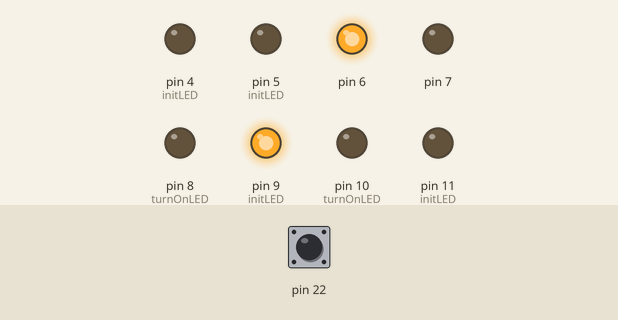
Recording of a program running on a simulated Arduino Mega 2560, built with avr-gcc and run on an emulated ATmega2560. On the bench: output pins drawn as LEDs (lit = HIGH). The test bench sets the inputs (shaded band); at power-on: pin 22 HIGH.

Above: at 1.05 s.
1.1 s: pin 22 pulled LOW for 3.2 s
At 2.1 s:
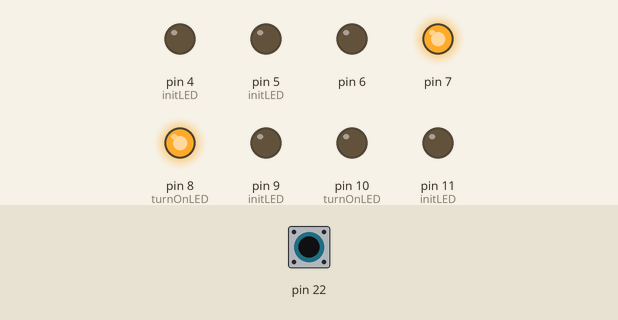
At 4.4 s:
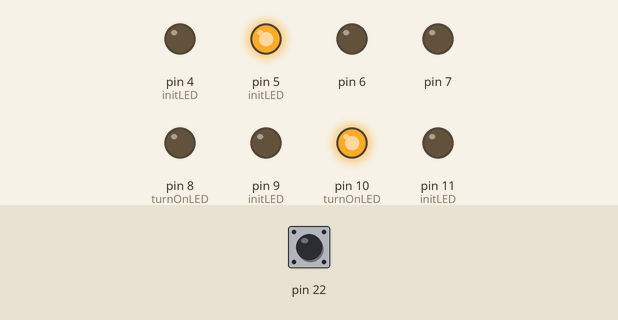
Timing chart, 0 to 11.8 s (numbered marks = the images above; inputs shaded):
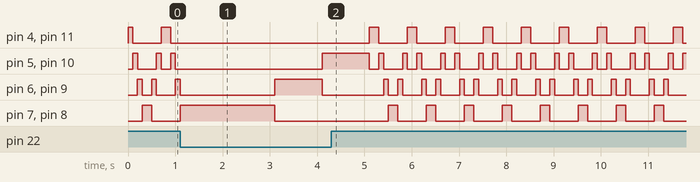

The program:

main.cpp
```cpp
// Author: Jorge Del Rio
// Net ID: 23642921
// Date: August 28,2023
// Assignment: Lab 1
//----------------------------------------------------------------------//
#include <Arduino.h>
#include <avr/io.h>
#include <util/delay.h>
#include "led.h"
#include "switch.h"

#define Short_Delay 100
#define Long_Delay 1000

int main(){
  //initialized LEDs and switch ---> (button)
  initLED();
  initSwitch();

  // starting LED cycle at pin 11
  unsigned int led = 11;

  while(1){
    //If button is pressed, delay increases
    if (!(PINA & (1<<PINA0))) {
      //turing on LEDs and when LED reaches the center, starts at center and cycles backwards
      Serial.println("Button was pressed");
      runLED(led);
      _delay_ms(Long_Delay);
      led--;
      if(led < 4){
        led = 11;
      }
    }
    // else if button is released, delay decreases
    else{
      //turing on LEDs and when LED reaches the center, starts at center and cycles backwards
      runLED(led);
      _delay_ms(Short_Delay);
      led--;
      if(led < 4){
        led = 11;
      }
  }
  }
return 0;
}
```

led.cpp
```cpp
// Author: Jorge Del Rio
// Net ID: 23642921
// Date: August 28,2023
// Assignment: Lab 1
//----------------------------------------------------------------------//
#include <avr/io.h>
#include <Arduino.h>
#include <util/delay.h>
#include "led.h"


// initLED which returns void and takes no parameters
void initLED(){
    //initialized DDRs for the pin and ports being used
    DDRB |= ((1 << DDB5) | (1 << DDB4));
    DDRH |= ((1 << DDH6) | (1 << DDH5) | (1 << DDH4) | (1 << DDH3));
    DDRE |= (1 << DDE3);
    DDRG |= (1 << DDG5);

}

// turnOnLED which returns void and takes in an unsigned int parameter called led
void turnOnLED(unsigned int led){
    // switch case that turns on opposite LEDs going from outer to inner and backwards
    switch (led)
    {
    case 11:
        PORTB |= (1 << PORTB5);
        PORTG |= (1 << PORTG5);
        Serial.println("Pin 11 and Pin 4 are on");
        break;
    case 10:
        PORTB |= (1 << PORTB4);
        PORTE |= (1 << PORTE3);
        Serial.println("Pin 10 and Pin 5 are on");
        break;
    case 9:
        PORTH |= (1 << PORTH6) | (1 << PORTH3);
        Serial.println("Pin 9 and Pin 6 are on");
        break;
    case 8:
        PORTH |= (1 << PORTH5) | (1 << PORTH4);
        Serial.println("Pin 8 and Pin 7 are on");
        break;
    case 7:
        PORTH |= (1 << PORTH5) | (1 << PORTH4);
        Serial.println("Pin 8 and Pin 7 are on");
        break;
    case 6:
        PORTH |= (1 << PORTH6) | (1 << PORTH3);
        Serial.println("Pin 9 and Pin 6 are on");
        break;
    case 5:
        PORTB |= (1 << PORTB4);
        PORTE |= (1 << PORTE3);
        Serial.println("Pin 10 and Pin 5 are on");
        break;
    case 4:
        PORTB |= (1 << PORTB5);
        PORTG |= (1 << PORTG5);
        Serial.println("Pin 11 and Pin 4 are on");
        break;
    default:
        break;
    }

}

// turnOffLED which returns void and takes in an unsigned int parameter called led
void turnOffLED(unsigned int led){
    // inverse switch case statemetn that turns off LEDs
    switch (led)
    {
    case 11:
        PORTB &= ~(1 << PORTB5);
        PORTG &= ~(1 << PORTG5);
        Serial.println("Pin 11 and 4 are off");
        break;
    case 10:
        PORTB &= ~(1 << PORTB4);
        PORTE &= ~(1 << PORTE3);
        Serial.println("Pin 10 and 5 are off");
        break;
    case 9:
        PORTH &= ~((1 << PORTH6) | (1 << PORTH3));
        Serial.println("Pin 9 and 6 are off");
        break;
    case 8:
        PORTH &= ~((1 << PORTH5) | (1 << PORTH4));
        Serial.println("Pin 8 and 7 are off");
        break;
    case 7:
        PORTH &= ~((1 << PORTH5) | (1 << PORTH4));
        Serial.println("Pin 8 and 7 are off");
        break;
    case 6:
        PORTH &= ~((1 << PORTH6) | (1 << PORTH3));
        Serial.println("Pin 9 and 6 are off");
        break;
    case 5:
        PORTB &= ~(1 << PORTB4);
        PORTE &= ~(1 << PORTE3);
        Serial.println("Pin 10 and 5 are off");
        break;
    case 4:
       PORTB &= ~(1 << PORTB5);
       PORTG &= ~(1 << PORTG5);
       Serial.println("Pin 11 and 4 are off");
        break;
    default:
        PORTB &= ~(1 << PORTB5);
        PORTG &= ~(1 << PORTG5);
        PORTB &= ~(1 << PORTB4);
        PORTE &= ~(1 << PORTE3);
        PORTH &= ~((1 << PORTH6) | (1 << PORTH3));
        PORTH &= ~((1 << PORTH5) | (1 << PORTH4));
        break;
    }
}

// runLED which returns void and takes in an unsigned int parameter called led
void runLED(unsigned int led){
    turnOnLED(led);
    if (led == 11)
    {
        turnOffLED(8);
    }
    else if (led == 7)
    {
        turnOnLED(7);
    }
    else
    {
        turnOffLED(led + 1);
    }


}
```

led.h
```cpp
// Author: Jorge Del Rio
// Net ID: 23642921
// Date: August 28,2023
// Assignment: Lab 1
//----------------------------------------------------------------------//
#ifndef LED_H
#define LED_H

// initLED which returns void and takes no parameters
void initLED();

// turnOnLED which returns void and takes in an unsigned int parameter called led
void turnOnLED(unsigned int led);

// turnOffLED which returns void and takes in an unsigned int parameter called led
void turnOffLED(unsigned int led);

// runLED which returns void and takes in an unsigned int parameter called led
void runLED(unsigned int led);

#endif
```

switch.cpp
```cpp
// Author: Jorge Del Rio
// Net ID: 23642921
// Date: August 28,2023
// Assignment: Lab 1
//----------------------------------------------------------------------//
#include <avr/io.h>

// initSwitch returns void and takes no parameters
void initSwitch(){
    // initialized Data Directional Register on PortA for button
    DDRA &= ~(1 << DDA0);
    PORTA |= (1 << PORTA0);
}
```

switch.h
```cpp
// Author: Jorge Del Rio
// Net ID: 23642921
// Date: August 28,2023
// Assignment: Lab 1
//----------------------------------------------------------------------//
#ifndef SWITCH_H
#define SWITCH_H

// initSwitch returns void and takes no parameters
void initSwitch();

#endif
```
